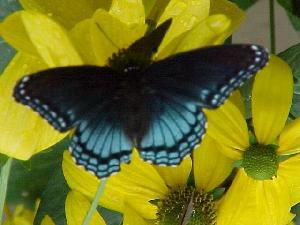
%> input picture phog/image_0058.jpg, 300 x 225 px
$ octave --eval "result = iconicfeature(rgb2gray(imread('phog/image_0058.jpg')));"   (GNU Octave 9; MATLAB toolbox functions it lacks are replaced by stand-ins)
%> lines starting %> are read from the running program, lines starting %| are printed output that depends on the picture
function fval=iconicfeature(img)
% ICONICFEATURE extract 27 iconic feature of an image patch

% clear all; clf;
img=imresize(img,32.0/size(img,1));
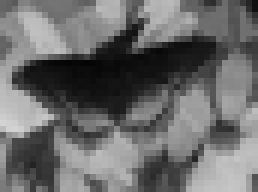
%> img: size 32x43 uint8 (shown 6 times larger); min 4, max 211, mean 106.8

ii=1;fval=[];
for sigma=[1,2,4]
sz=sigma*8;
[X,Y]=meshgrid(-(sz-1)/2.:(sz-1)/2.);
G0=exp(-(X.^2+Y.^2)./(2*sigma^2));
G1=imfilter(G0,[-1,0,1]);
G2=imfilter(G0,[-1;0;1]);
G3=imfilter(G1,[-1,0,1]);
G4=imfilter(G1,[-1,0,0;0,0,0;0,0,1]);
G5=imfilter(G1,[0,0,1;0,0,0;-1,0,0]);
G6=imfilter(G3,[-1,0,1]);
G7=imfilter(G4,[-1,0,0;0,0,0;0,0,1]);
G8=imfilter(G5,[0,0,-1;0,0,0;1,0,0]);
G9=imfilter(G2,[-1;0;1]);
G9=imfilter(G9,[-1;0;1]);

fval(ii)=sum(sum(imfilter(img,G1,'replicate'))); ii=ii+1;
fval(ii)=sum(sum(imfilter(img,G2,'replicate'))); ii=ii+1;
fval(ii)=sum(sum(imfilter(img,G3,'replicate'))); ii=ii+1;
fval(ii)=sum(sum(imfilter(img,G4,'replicate'))); ii=ii+1;
fval(ii)=sum(sum(imfilter(img,G5,'replicate'))); ii=ii+1;
fval(ii)=sum(sum(imfilter(img,G6,'replicate'))); ii=ii+1;
fval(ii)=sum(sum(imfilter(img,G7,'replicate'))); ii=ii+1;
fval(ii)=sum(sum(imfilter(img,G8,'replicate'))); ii=ii+1;
fval(ii)=sum(sum(imfilter(img,G9,'replicate'))); ii=ii+1;
end
%> after the loop, fval = 27 values, max 154453 at index 19, min 63527 at index 3, mean 110047.6; ii = 28

fval=fval./(32.0*32.0);
%> fval = 27 values, max 150.8 at index 19, min 62.04 at index 3, mean 107.5
%> `result = iconicfeature(rgb2gray(imread('phog/image_0058.jpg')));`: result has the same summary as fval in iconicfeature

% [21 lines of commented-out code are left out]
